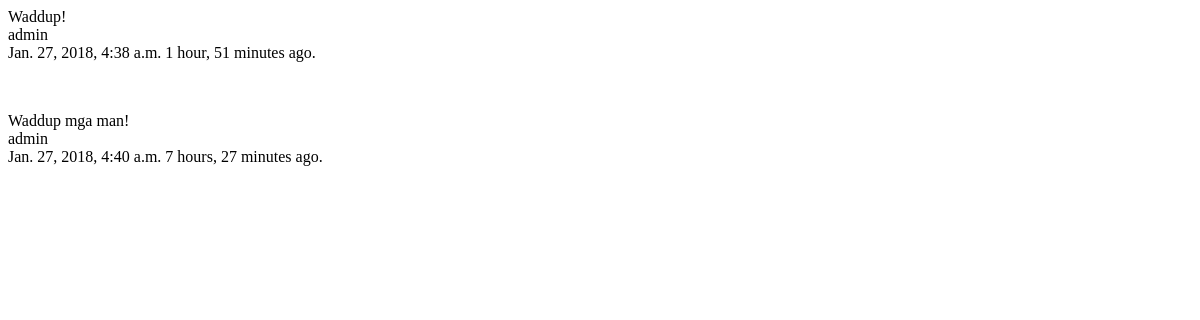
The page /tweet/ on the database as committed earlier.
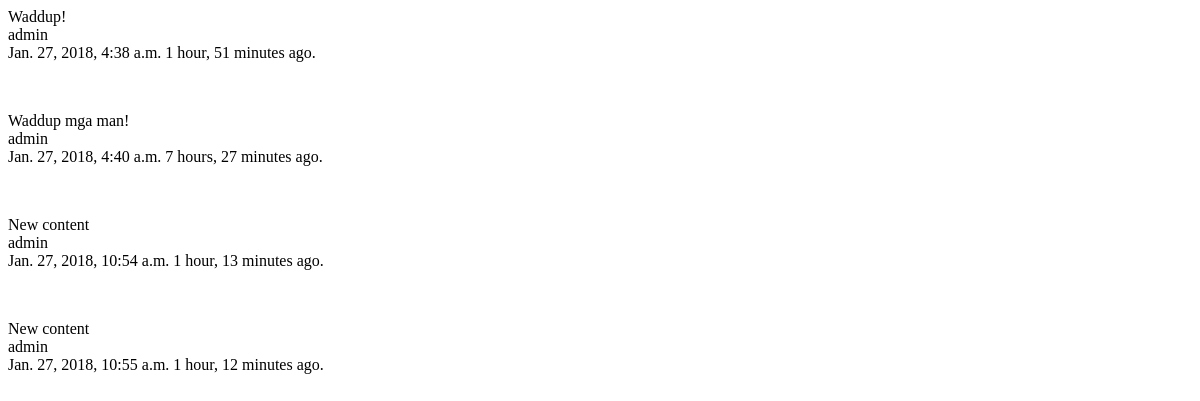
The same page on the database as committed later.
### tweets/models.py (models this page shows, shortened)
class Tweet(models.Model):
	user 			= models.ForeignKey(User)
	content 		= models.CharField(max_length=140, validators=[validate_content])
	updated 		= models.DateTimeField(auto_now=True)
	timestamp		= models.DateTimeField(auto_now_add=True)

### tweets/views.py (the view)
class TweetListView(ListView):
	queryset = Tweet.objects.all()
	def get_context_data(self, *args, **kwargs):
		context = super(TweetListView, self).get_context_data(*args, **kwargs)
		return context

### tweets/templates/tweets/tweet_list.html
{% for obj in object_list %}
	<p>{{ obj.content }}<br/>
	{{ obj.user }}<br/>
	{{ obj.timestamp }} {{ obj.updated|timesince }} ago.</p><br/>
{% endfor %}

Rows that differ between the two databases and show on the page:
added Tweet: content "New content", user "admin", timestamp "Jan. 27, 2018, 10:54 a.m.", updated "1 hour, 13 minutes"
added Tweet: content "New content", user "admin", timestamp "Jan. 27, 2018, 10:55 a.m.", updated "1 hour, 12 minutes"
